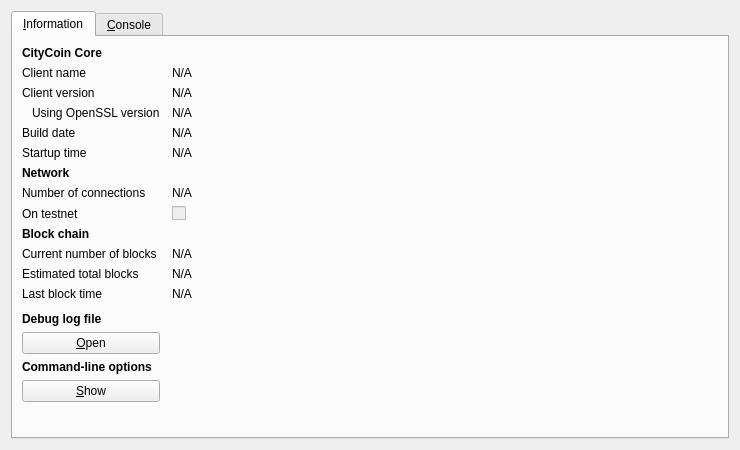
<?xml version="1.0" encoding="UTF-8"?>
<ui version="4.0">
 <class>RPCConsole</class>
 <widget class="QDialog" name="RPCConsole">
  <property name="geometry">
   <rect>
    <x>0</x>
    <y>0</y>
    <width>740</width>
    <height>450</height>
   </rect>
  </property>
  <property name="windowTitle">
   <string>CityCoin - Debug window</string>
  </property>
  <layout class="QVBoxLayout" name="verticalLayout_2">
   <item>
    <widget class="QTabWidget" name="tabWidget">
     <property name="currentIndex">
      <number>0</number>
     </property>
     <widget class="QWidget" name="tab_info">
      <attribute name="title">
       <string>&amp;Information</string>
      </attribute>
      <layout class="QGridLayout" name="gridLayout" columnstretch="0,1">
       <property name="horizontalSpacing">
        <number>12</number>
       </property>
       <item row="0" column="0">
        <widget class="QLabel" name="label_9">
         <property name="font">
          <font>
           <weight>75</weight>
           <bold>true</bold>
          </font>
         </property>
         <property name="text">
          <string>CityCoin Core</string>
         </property>
        </widget>
       </item>
       <item row="1" column="0">
        <widget class="QLabel" name="label_5">
         <property name="text">
          <string>Client name</string>
         </property>
        </widget>
       </item>
       <item row="1" column="1">
        <widget class="QLabel" name="clientName">
         <property name="cursor">
          <cursorShape>IBeamCursor</cursorShape>
         </property>
         <property name="text">
          <string>N/A</string>
         </property>
         <property name="textFormat">
          <enum>Qt::PlainText</enum>
         </property>
         <property name="textInteractionFlags">
          <set>Qt::LinksAccessibleByMouse|Qt::TextSelectableByKeyboard|Qt::TextSelectableByMouse</set>
         </property>
        </widget>
       </item>
       <item row="2" column="0">
        <widget class="QLabel" name="label_6">
         <property name="text">
          <string>Client version</string>
         </property>
        </widget>
       </item>
       <item row="2" column="1">
        <widget class="QLabel" name="clientVersion">
         <property name="cursor">
          <cursorShape>IBeamCursor</cursorShape>
         </property>
         <property name="text">
          <string>N/A</string>
         </property>
         <property name="textFormat">
          <enum>Qt::PlainText</enum>
         </property>
         <property name="textInteractionFlags">
          <set>Qt::LinksAccessibleByMouse|Qt::TextSelectableByKeyboard|Qt::TextSelectableByMouse</set>
         </property>
        </widget>
       </item>
       <item row="3" column="0">
        <widget class="QLabel" name="label_14">
         <property name="text">
          <string>Using OpenSSL version</string>
         </property>
         <property name="indent">
          <number>10</number>
         </property>
        </widget>
       </item>
       <item row="3" column="1">
        <widget class="QLabel" name="openSSLVersion">
         <property name="cursor">
          <cursorShape>IBeamCursor</cursorShape>
         </property>
         <property name="text">
          <string>N/A</string>
         </property>
         <property name="textFormat">
          <enum>Qt::PlainText</enum>
         </property>
         <property name="textInteractionFlags">
          <set>Qt::LinksAccessibleByMouse|Qt::TextSelectableByKeyboard|Qt::TextSelectableByMouse</set>
         </property>
        </widget>
       </item>
       <item row="4" column="0">
        <widget class="QLabel" name="label_12">
         <property name="text">
          <string>Build date</string>
         </property>
        </widget>
       </item>
       <item row="4" column="1">
        <widget class="QLabel" name="buildDate">
         <property name="cursor">
          <cursorShape>IBeamCursor</cursorShape>
         </property>
         <property name="text">
          <string>N/A</string>
         </property>
         <property name="textFormat">
          <enum>Qt::PlainText</enum>
         </property>
         <property name="textInteractionFlags">
          <set>Qt::LinksAccessibleByMouse|Qt::TextSelectableByKeyboard|Qt::TextSelectableByMouse</set>
         </property>
        </widget>
       </item>
       <item row="5" column="0">
        <widget class="QLabel" name="label_13">
         <property name="text">
          <string>Startup time</string>
         </property>
        </widget>
       </item>
       <item row="5" column="1">
        <widget class="QLabel" name="startupTime">
         <property name="cursor">
          <cursorShape>IBeamCursor</cursorShape>
         </property>
         <property name="text">
          <string>N/A</string>
         </property>
         <property name="textFormat">
          <enum>Qt::PlainText</enum>
         </property>
         <property name="textInteractionFlags">
          <set>Qt::LinksAccessibleByMouse|Qt::TextSelectableByKeyboard|Qt::TextSelectableByMouse</set>
         </property>
        </widget>
       </item>
       <item row="6" column="0">
        <widget class="QLabel" name="label_11">
         <property name="font">
          <font>
           <weight>75</weight>
           <bold>true</bold>
          </font>
         </property>
         <property name="text">
          <string>Network</string>
         </property>
        </widget>
       </item>
       <item row="7" column="0">
        <widget class="QLabel" name="label_7">
         <property name="text">
          <string>Number of connections</string>
         </property>
        </widget>
       </item>
       <item row="7" column="1">
        <widget class="QLabel" name="numberOfConnections">
         <property name="cursor">
          <cursorShape>IBeamCursor</cursorShape>
         </property>
         <property name="text">
          <string>N/A</string>
         </property>
         <property name="textFormat">
          <enum>Qt::PlainText</enum>
         </property>
         <property name="textInteractionFlags">
          <set>Qt::LinksAccessibleByMouse|Qt::TextSelectableByKeyboard|Qt::TextSelectableByMouse</set>
         </property>
        </widget>
       </item>
       <item row="8" column="0">
        <widget class="QLabel" name="label_8">
         <property name="text">
          <string>On testnet</string>
         </property>
        </widget>
       </item>
       <item row="8" column="1">
        <widget class="QCheckBox" name="isTestNet">
         <property name="enabled">
          <bool>false</bool>
         </property>
         <property name="text">
          <string/>
         </property>
        </widget>
       </item>
       <item row="9" column="0">
        <widget class="QLabel" name="label_10">
         <property name="font">
          <font>
           <weight>75</weight>
           <bold>true</bold>
          </font>
         </property>
         <property name="text">
          <string>Block chain</string>
         </property>
        </widget>
       </item>
       <item row="10" column="0">
        <widget class="QLabel" name="label_3">
         <property name="text">
          <string>Current number of blocks</string>
         </property>
        </widget>
       </item>
       <item row="10" column="1">
        <widget class="QLabel" name="numberOfBlocks">
         <property name="cursor">
          <cursorShape>IBeamCursor</cursorShape>
         </property>
         <property name="text">
          <string>N/A</string>
         </property>
         <property name="textFormat">
          <enum>Qt::PlainText</enum>
         </property>
         <property name="textInteractionFlags">
          <set>Qt::LinksAccessibleByMouse|Qt::TextSelectableByKeyboard|Qt::TextSelectableByMouse</set>
         </property>
        </widget>
       </item>
       <item row="11" column="0">
        <widget class="QLabel" name="label_4">
         <property name="text">
          <string>Estimated total blocks</string>
         </property>
        </widget>
       </item>
       <item row="11" column="1">
        <widget class="QLabel" name="totalBlocks">
         <property name="cursor">
          <cursorShape>IBeamCursor</cursorShape>
         </property>
         <property name="text">
          <string>N/A</string>
         </property>
         <property name="textFormat">
          <enum>Qt::PlainText</enum>
         </property>
         <property name="textInteractionFlags">
          <set>Qt::LinksAccessibleByMouse|Qt::TextSelectableByKeyboard|Qt::TextSelectableByMouse</set>
         </property>
        </widget>
       </item>
       <item row="12" column="0">
        <widget class="QLabel" name="label_2">
         <property name="text">
          <string>Last block time</string>
         </property>
        </widget>
       </item>
       <item row="12" column="1">
        <widget class="QLabel" name="lastBlockTime">
         <property name="cursor">
          <cursorShape>IBeamCursor</cursorShape>
         </property>
         <property name="text">
          <string>N/A</string>
         </property>
         <property name="textFormat">
          <enum>Qt::PlainText</enum>
         </property>
         <property name="textInteractionFlags">
          <set>Qt::LinksAccessibleByMouse|Qt::TextSelectableByKeyboard|Qt::TextSelectableByMouse</set>
         </property>
        </widget>
       </item>
       <item row="13" column="0">
        <spacer name="verticalSpacer_2">
         <property name="orientation">
          <enum>Qt::Vertical</enum>
         </property>
         <property name="sizeHint" stdset="0">
          <size>
           <width>20</width>
           <height>20</height>
          </size>
         </property>
        </spacer>
       </item>
       <item row="14" column="0">
        <widget class="QLabel" name="labelDebugLogfile">
         <property name="font">
          <font>
           <weight>75</weight>
           <bold>true</bold>
          </font>
         </property>
         <property name="text">
          <string>Debug log file</string>
         </property>
        </widget>
       </item>
       <item row="15" column="0">
        <widget class="QPushButton" name="openDebugLogfileButton">
         <property name="toolTip">
          <string>Open the CityCoin debug log file from the current data directory. This can take a few seconds for large log files.</string>
         </property>
         <property name="text">
          <string>&amp;Open</string>
         </property>
         <property name="autoDefault">
          <bool>false</bool>
         </property>
        </widget>
       </item>
       <item row="16" column="0">
        <widget class="QLabel" name="labelCLOptions">
         <property name="font">
          <font>
           <weight>75</weight>
           <bold>true</bold>
          </font>
         </property>
         <property name="text">
          <string>Command-line options</string>
         </property>
        </widget>
       </item>
       <item row="17" column="0">
        <widget class="QPushButton" name="showCLOptionsButton">
         <property name="toolTip">
          <string>Show the CityCoin-Qt help message to get a list with possible CityCoin command-line options.</string>
         </property>
         <property name="text">
          <string>&amp;Show</string>
         </property>
         <property name="autoDefault">
          <bool>false</bool>
         </property>
        </widget>
       </item>
       <item row="18" column="0">
        <spacer name="verticalSpacer">
         <property name="orientation">
          <enum>Qt::Vertical</enum>
         </property>
         <property name="sizeHint" stdset="0">
          <size>
           <width>20</width>
           <height>40</height>
          </size>
         </property>
        </spacer>
       </item>
      </layout>
     </widget>
     <widget class="QWidget" name="tab_console">
      <attribute name="title">
       <string>&amp;Console</string>
      </attribute>
      <layout class="QVBoxLayout" name="verticalLayout_3">
       <property name="spacing">
        <number>3</number>
       </property>
       <item>
        <widget class="QTextEdit" name="messagesWidget">
         <property name="minimumSize">
          <size>
           <width>0</width>
           <height>100</height>
          </size>
         </property>
         <property name="readOnly">
          <bool>true</bool>
         </property>
         <property name="tabKeyNavigation" stdset="0">
          <bool>false</bool>
         </property>
         <property name="columnCount" stdset="0">
          <number>2</number>
         </property>
        </widget>
       </item>
       <item>
        <layout class="QHBoxLayout" name="horizontalLayout">
         <property name="spacing">
          <number>3</number>
         </property>
         <item>
          <widget class="QLabel" name="label">
           <property name="text">
            <string notr="true">&gt;</string>
           </property>
          </widget>
         </item>
         <item>
          <widget class="QLineEdit" name="lineEdit"/>
         </item>
         <item>
          <widget class="QPushButton" name="clearButton">
           <property name="maximumSize">
            <size>
             <width>24</width>
             <height>24</height>
            </size>
           </property>
           <property name="toolTip">
            <string>Clear console</string>
           </property>
           <property name="text">
            <string/>
           </property>
           <property name="icon">
            <iconset resource="../bitcoin.qrc">
             <normaloff>:/icons/remove</normaloff>:/icons/remove</iconset>
           </property>
           <property name="shortcut">
            <string notr="true">Ctrl+L</string>
           </property>
           <property name="autoDefault">
            <bool>false</bool>
           </property>
          </widget>
         </item>
        </layout>
       </item>
      </layout>
     </widget>
    </widget>
   </item>
  </layout>
 </widget>
 <resources>
  <include location="../bitcoin.qrc"/>
 </resources>
 <connections/>
</ui>
